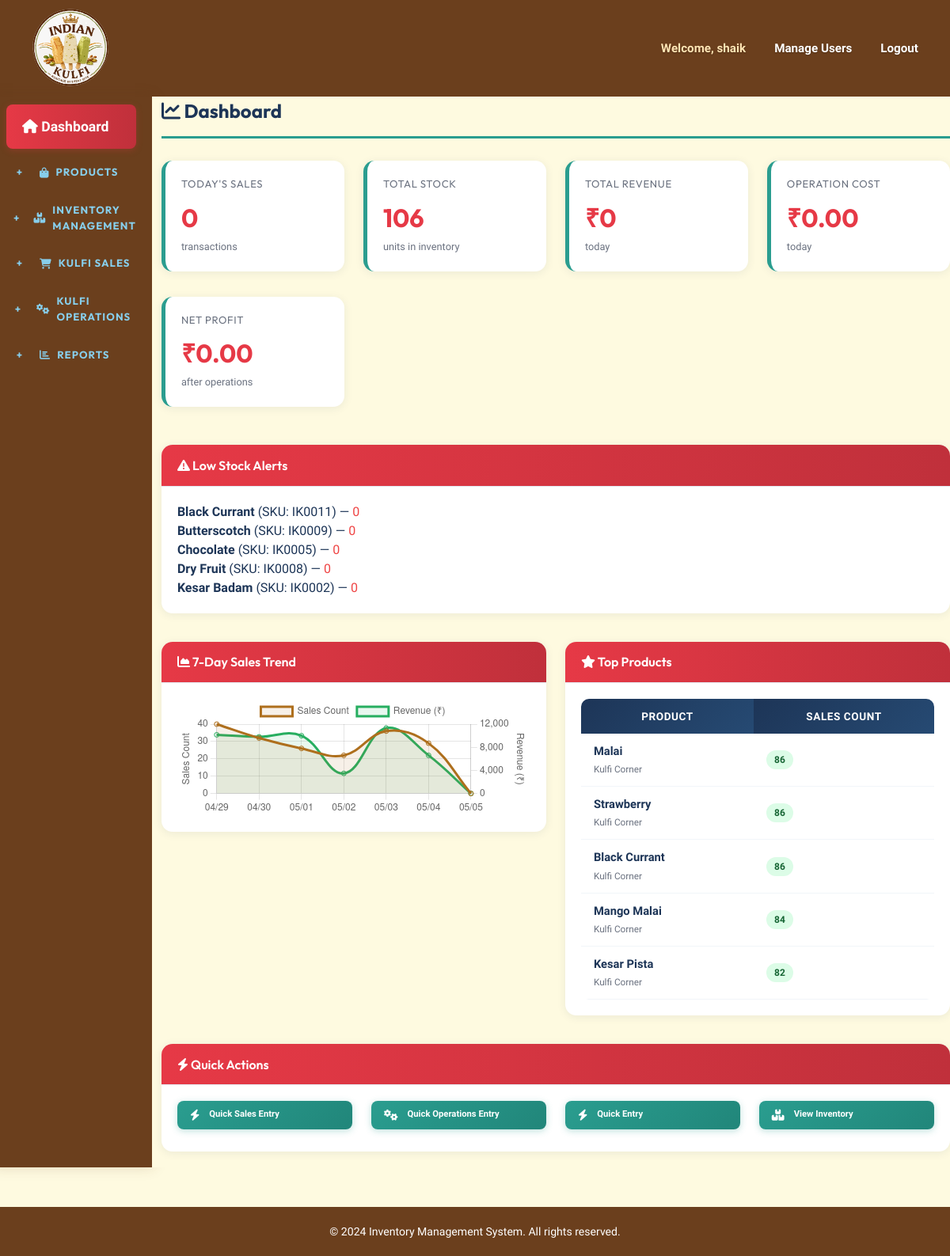
Page /dashboard/ (signed in) on the earlier database version.
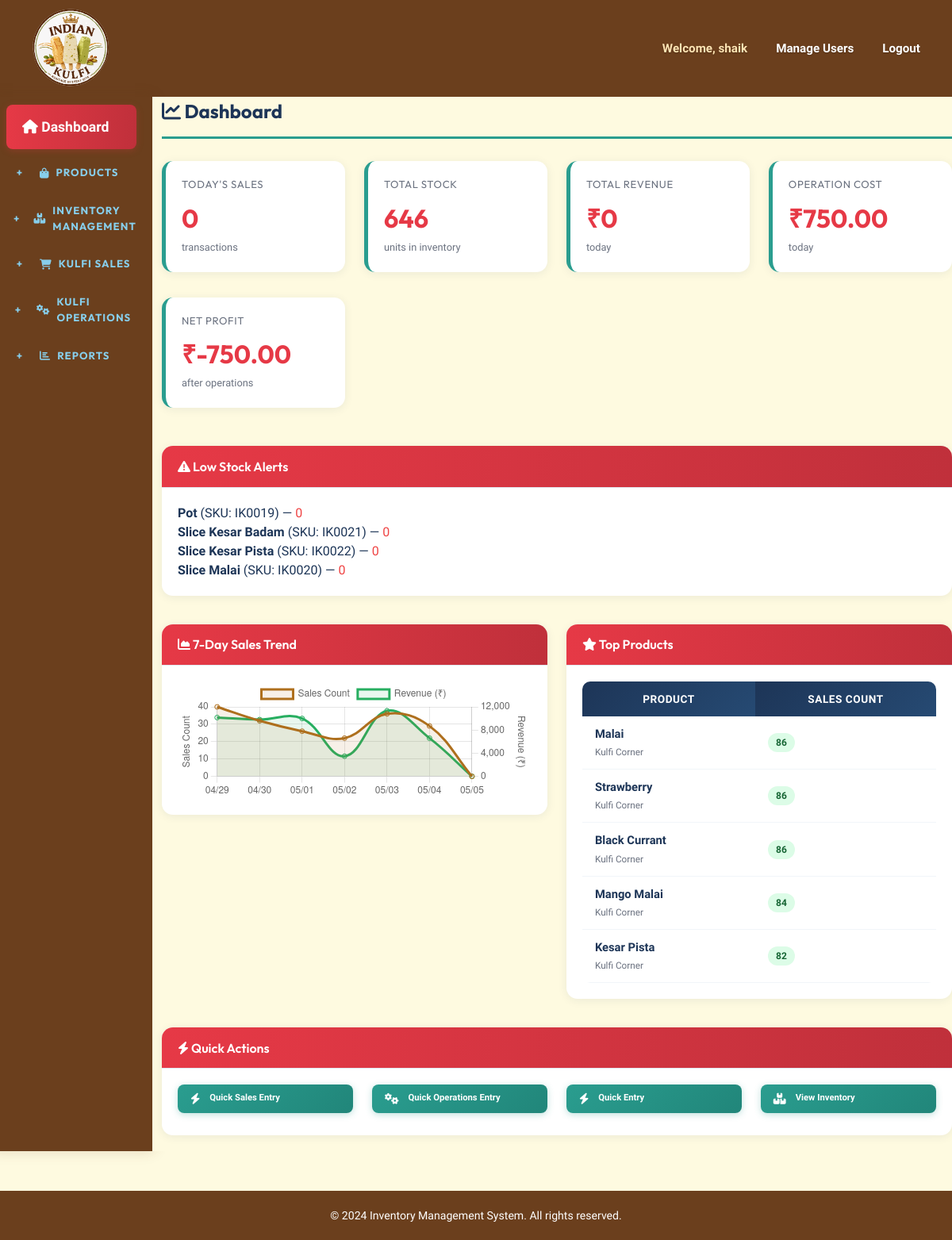
Same page on the later database version.
### inventory/models.py (models this page shows, shortened)
class Product(models.Model):
    name = models.CharField(max_length=200, unique=True)
    sku = models.CharField(max_length=50, unique=True)
    category = models.CharField(max_length=100)
    cost_price = models.DecimalField(max_digits=10, decimal_places=2)
    selling_price = models.DecimalField(max_digits=10, decimal_places=2)
    current_stock = models.IntegerField(default=0)
    reorder_level = models.IntegerField(default=10, help_text="Low stock alert threshold")
    description = models.TextField(blank=True, null=True)
    is_active = models.BooleanField(default=True)
    created_at = models.DateTimeField(auto_now_add=True)
    updated_at = models.DateTimeField(auto_now=True)
    class Meta:
        ordering = ['name']
        verbose_name_plural = "Products"

### inventory/views.py (the view)
    def _wrapped_view(request, *args, **kwargs):
        if not request.user.is_authenticated:
            return redirect('login')
        if not request.user.is_staff:
            messages.error(request, 'You can access only the Sales module with this account.')
            return redirect('quick_sales_entry')
        return view_func(request, *args, **kwargs)

### inventory/views.py (called while the page is built)
def admin_only_view(view_func):
    def _wrapped_view(request, *args, **kwargs):
        if not request.user.is_authenticated:
            return redirect('login')
        if not request.user.is_staff:
            messages.error(request, 'You can access only the Sales module with this account.')
            return redirect('quick_sales_entry')
        return view_func(request, *args, **kwargs)
    return _wrapped_view

### templates/inventory/dashboard.html (shortened to what the changed rows need)
{% extends 'inventory/base.html' %}
{% block content %}
<h1 class="page-title"><i class="fas fa-chart-line"></i> Dashboard</h1>
<div class="row mb-4">
    <div class="col-md-3 mb-3">
        <div class="card stat-card">
            <h6>Total Stock</h6>
            <div class="stat-value">{{ total_stock }}</div>
            <small class="text-muted">units in inventory</small>
        </div>
    </div>
    <div class="col-md-3 mb-3">
        <div class="card stat-card">
            <h6>Operation Cost</h6>
            <div class="stat-value">₹{{ total_today_operation_cost|floatformat:2 }}</div>
            <small class="text-muted">today</small>
        </div>
    </div>
    <div class="col-md-3 mb-3">
        <div class="card stat-card">
            <h6>Net Profit</h6>
            <div class="stat-value">₹{{ total_today_net_profit|floatformat:2 }}</div>
            <small class="text-muted">after operations</small>
        </div>
    </div>
</div>
{% if low_stock_products %}
<div class="row mb-4">
    <div class="col-12">
        <div class="card">
            <div class="card-body">
                <ul class="list-unstyled mb-0">
                {% for product in low_stock_products %}
                    <li>
                        <strong>{{ product.name }}</strong> (SKU: {{ product.sku }}) —
                        <span class="text-danger font-weight-bold">{{ product.current_stock }}</span>
                    </li>
                {% endfor %}
                </ul>
            </div>
        </div>
    </div>
</div>
{% endif %}
<div class="row">
    <div class="col-lg-6 mb-4">
        <div class="card">
            <div class="card-body">
                <div class="table-responsive">
                    <table class="table table-sm">
                        <thead>
                            <tr>
                                <th>Product</th>
                                <th>Sales Count</th>
                            </tr>
                        </thead>
                        <tbody>
                            {% for product in top_products %}
                            <tr>
                                <td>
                                    <strong>{{ product.name }}</strong><br>
                                    <small class="text-muted">{{ product.category }}</small>
                                </td>
                                <td>
                                    <span class="badge bg-success">{{ product.sale_count }}</span>
                                </td>
                            </tr>
                            {% empty %}
                            <tr>
                                <td colspan="2" class="text-center text-muted">No sales data yet</td>
                            </tr>
                            {% endfor %}
                        </tbody>
                    </table>
                </div>
            </div>
        </div>
    </div>
</div>
<script>
    // Sales Trend Chart
    const ctx = document.getElementById('salesChart').getContext('2d');
    const salesData = {{ last_7_days_sales|safe }};
    new Chart(ctx, {
        type: 'line',
        data: {
            labels: salesData.map(d => d.date),
            datasets: [
                {
                    label: 'Sales Count',
                    data: salesData.map(d => d.sales),
                    borderColor: '#AE6F1D',
                    backgroundColor: 'rgba(174, 111, 29, 0.1)',
                    tension: 0.4,
                    fill: true,
                    yAxisID: 'y'
                },
                {
                    label: 'Revenue (₹)',
                    data: salesData.map(d => d.revenue),
                    borderColor: '#27ae60',
                    backgroundColor: 'rgba(39, 174, 96, 0.1)',
                    tension: 0.4,
                    fill: true,
                    yAxisID: 'y1'
                }
            ]
        },
        options: {
            responsive: true,
            interaction: {
                mode: 'index',
                intersect: false,
            },
            scales: {
                y: {
                    type: 'linear',
                    display: true,
                    position: 'left',
                    title: {
                        display: true,
                        text: 'Sales Count'
                    }
                },
                y1: {
                    type: 'linear',
                    display: true,
                    position: 'right',
                    title: {
                        display: true,
                        text: 'Revenue (₹)'
                    },
                    grid: {
                        drawOnChartArea: false,
                    },
                }
            }
        }
    });
</script>
{% endblock %}

Differences in the rows shown:
no longer on this page (row edited): Product: name "Butterscotch", sku "IK0009", current_stock "0", shown under "Low Stock Alerts"
no longer on this page (row edited): Product: name "Chocolate", sku "IK0005", current_stock "0", shown under "Low Stock Alerts"
no longer on this page (row edited): Product: name "Dry Fruit", sku "IK0008", current_stock "0", shown under "Low Stock Alerts"
no longer on this page (row edited): Product: name "Kesar Badam", sku "IK0002", current_stock "0", shown under "Low Stock Alerts"
no longer on one of the page's lists (row edited): Product: name "Black Currant", sku "IK0011", current_stock "0"
now on this page (row unchanged): Product: name "Pot", sku "IK0019", current_stock "0", shown under "Low Stock Alerts"
now on this page (row unchanged): Product: name "Slice Kesar Badam", sku "IK0021", current_stock "0", shown under "Low Stock Alerts"
now on this page (row unchanged): Product: name "Slice Kesar Pista", sku "IK0022", current_stock "0", shown under "Low Stock Alerts"
now on this page (row unchanged): Product: name "Slice Malai", sku "IK0020", current_stock "0", shown under "Low Stock Alerts"
Other differences:
{{ total_stock }}: "106" → "646"
{{ total_today_operation_cost|floatformat:2 }}: "0.00" → "750.00"
{{ total_today_net_profit|floatformat:2 }}: "0.00" → "-750.00"
